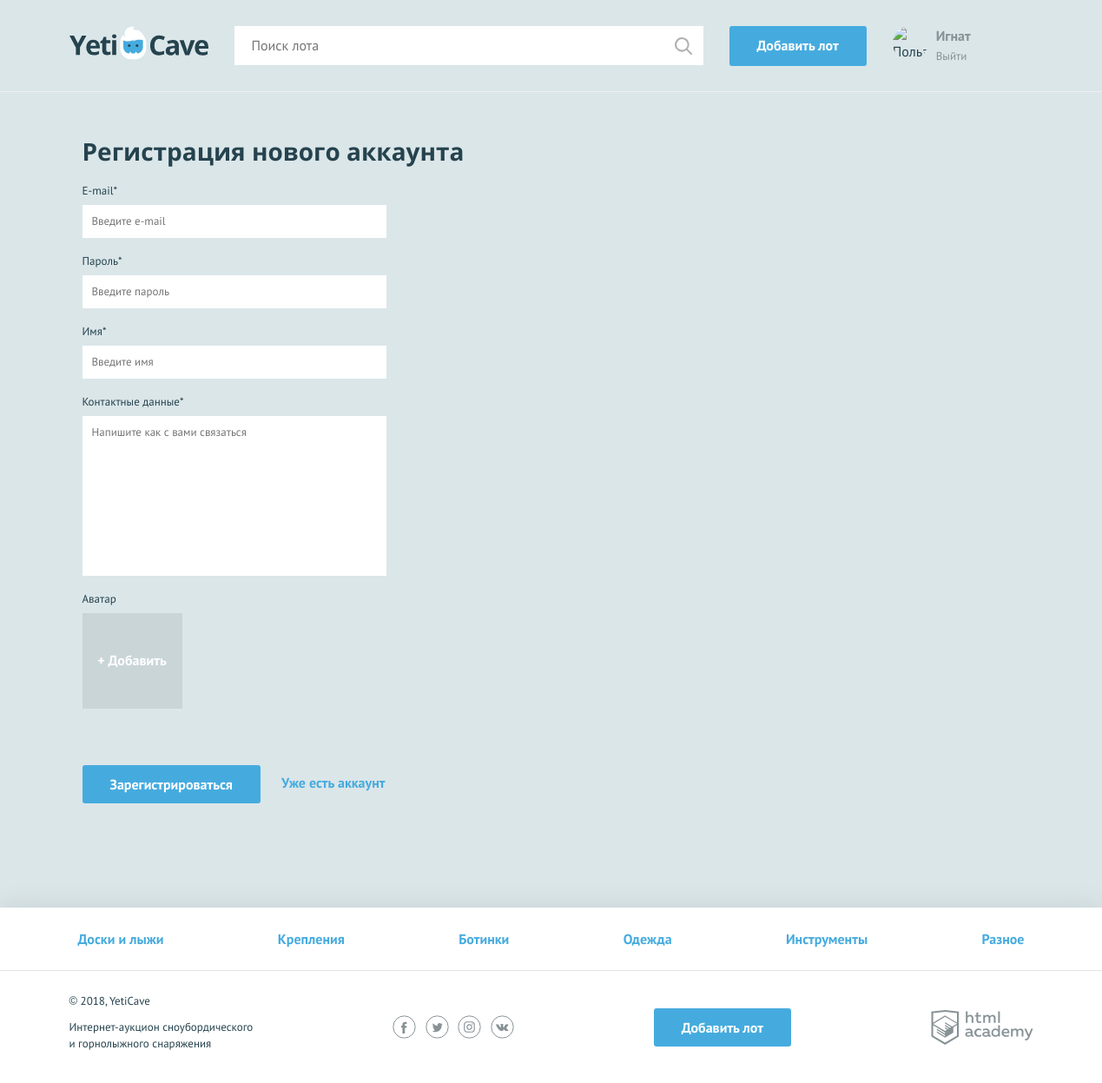
The app's page /sign-up.php (signed in) with its own data.
### tables this page shows
create table categories (
    categories_id int auto_increment primary key,
    categories_name char(64),
    css_class varchar(128)
);

### functions.php (called while the page is built, shortened)
<?php
function include_template($tamplate, $data)
{
	if (file_exists($tamplate)) {
	    extract($data);
	    include($tamplate);
	    return ob_get_clean();
	}
	else {
		return '';
	}
}

### init.php (called while the page is built, shortened)
<?php
require_once "functions.php";
require_once "data_sql.php";
if (isset($_SESSION['user'])) {
    $authenticated_user = $_SESSION['user'];
}
else {
    $authenticated_user = null;
}

### data_sql.php (called while the page is built, shortened)
<?php
function get_all_categories($link)
{
    $sql = 'SELECT categories_id, categories_name, css_class FROM categories';
    $result = mysqli_query($link, $sql);
    $categories = mysqli_fetch_all($result, MYSQLI_ASSOC);
    return ($categories);
}

### templates/layout.php (the view, shortened to what this page needs)
<!DOCTYPE html>
<html lang="ru">
<head>
    <link href="css/normalize.min.css" rel="stylesheet">
    <link href="css/style.css" rel="stylesheet">
</head>
<body>
<header class="main-header">
    <div class="main-header__container container">
        <a class="main-header__logo">
            <img src="img/logo.svg" width="160" height="39" alt="Логотип компании YetiCave">
        </a>
        <form class="main-header__search" method="get" action="https://echo.htmlacademy.ru">
            <input type="search" name="search" placeholder="Поиск лота">
            <input class="main-header__search-btn" type="submit" name="find" value="Найти">
        </form>
        <a class="main-header__add-lot button" href="add.php">Добавить лот</a>
        <nav class="user-menu">
            <?php if (isset($authenticated_user)): ?>
            <div class="user-menu__image">
                <img src= <?=$authenticated_user['avatar'];?> width="40" height="40" alt="Пользователь">
            </div>
            <div class="user-menu__logged">
                <p><?=htmlspecialchars($authenticated_user['name']);?></p>
                <a href="logout.php">Выйти</a>
            </div>
            <?php endif; ?>
        </nav>
    </div>
</header>
<main class="container">
    <?=$content;?>
</main>
<footer class="main-footer">
    <nav class="nav">
        <ul class="nav__list container">
            <?php foreach ($categories as $value): ?>
            <li class="nav__item">
                <a href="all-lots.html"><?=$value['categories_name'];?></a>
            </li>
            <?php endforeach; ?>
        </ul>
    </nav>
    <div class="main-footer__bottom container">
        <div class="main-footer__copyright">
            <p>© 2018, YetiCave</p>
            <p>Интернет-аукцион сноубордического и горнолыжного снаряжения</p>
        </div>
        <div class="main-footer__social social">
            <a class="social__link social__link--facebook" href="#">Facebook
            </a>
            <a class="social__link social__link--twitter" href="#">Twitter
            </a>
            <a class="social__link social__link--instagram" href="#">Instagram
            </a>
            <a class="social__link social__link--vkontakte" href="#">Вконтакте
            </a>
        </div>
        <a class="main-footer__add-lot button" href="add.php">Добавить лот</a>
        <div class="main-footer__developed-by">
            <a class="logo-academy" href="https://htmlacademy.ru/intensive/php">HTML Academy
            </a>
        </div>
    </div>
</footer>
</body>
</html>

### css/style.css (style rules this page uses)
body { min-width: 1140px; background-color: #dbe6e9; font-family: "PT Sans", sans-serif; font-weight: 400; font-size: 16px; line-height: 26px; color: #25434e; }
a { text-decoration: none; }
.container { width: 1110px; margin: 0 auto; padding: 0 15px; }
.button { display: block; padding: 9px 32px; background-color: #45abde; color: #ffffff; text-align: center; font-weight: 700; border: none; border-radius: 3px; }
.main-header { padding: 30px 0 29px; border-bottom: 1px solid rgba(255, 255, 255, 0.5); }
.main-header__container { display: -webkit-flex; display: -ms-flexbox; display: flex; -webkit-justify-content: flex-start; -ms-flex-pack: start; justify-content: flex-start; }
.main-header__logo { display: block; margin-right: 30px; }
.main-header__search { position: relative; width: 540px; margin-right: 30px; }
.main-header__search input[type="search"] { width: 100%; padding: 8px 19px 9px 19px; border: 1px solid #ffffff; }
.main-header__search-btn { content: ""; position: absolute; top: 3px; right: 3px; width: 20px; height: 20px; padding: 20px; background: url("../img/search.svg") center no-repeat; opacity: 0.3; border: 0; font-size: 0; }
.main-header__add-lot { max-width: 160px; margin-right: 30px; }
.user-menu { display: -webkit-flex; display: -ms-flexbox; display: flex; }
.user-menu__image { width: 40px; height: 40px; margin-right: 10px; border-radius: 50%; overflow: hidden; }
.user-menu__image img { width: 100%; height: 100%; }
.user-menu__logged { color: #879296; line-height: 22px; }
.user-menu__logged p { font-weight: 700; margin: 0; }
.user-menu__logged a { color: #879296; font-size: 13px; font-weight: 400; }
.main-footer { margin-top: 120px; background-color: #ffffff; box-shadow: 0 0 30px 0 rgba(0, 0, 0, 0.1); }
.main-footer__bottom { display: -webkit-flex; display: -ms-flexbox; display: flex; -webkit-justify-content: space-between; -ms-flex-pack: justify; justify-content: space-between; -webkit-align-items: center; -ms-flex-align: center; align-items: center; padding: 25px 0; }
.main-footer__copyright { max-width: 212px; }
.main-footer__copyright p { margin: 0; margin-bottom: 11px; font-size: 13px; line-height: 19px; }
.main-footer__social { width: 140px; }
.social { display: -webkit-flex; display: -ms-flexbox; display: flex; -webkit-justify-content: space-between; -ms-flex-pack: justify; justify-content: space-between; -webkit-flex-wrap: wrap; -ms-flex-wrap: wrap; flex-wrap: wrap; }
.social__link { width: 27px; height: 27px; font-size: 0; }
.logo-academy { display: block; width: 118px; height: 40px; font-size: 0; }
.nav { background-color: #ffffff; border-bottom: 1px solid #e1e6e7; }
.nav__list { display: -webkit-flex; display: -ms-flexbox; display: flex; -webkit-justify-content: space-between; -ms-flex-pack: justify; justify-content: space-between; -webkit-flex-wrap: wrap; -ms-flex-wrap: wrap; flex-wrap: wrap; list-style: none; }
.nav__item a { position: relative; display: block; padding: 12px 10px; font-weight: 700; color: #45abde; }
.nav__item a::before { content: ""; display: none; position: absolute; bottom: 0; width: calc(100% - 20px); height: 3px; background-color: #e2e5e6; }
.main-footer .nav__item a { padding: 23px 10px; }

### records on screen
categories: categories_name "Доски и лыжи"
categories: categories_name "Крепления"
categories: categories_name "Ботинки"
categories: categories_name "Одежда"
categories: categories_name "Инструменты"
categories: categories_name "Разное"

### other values on screen
$authenticated_user['name'] "Игнат"
